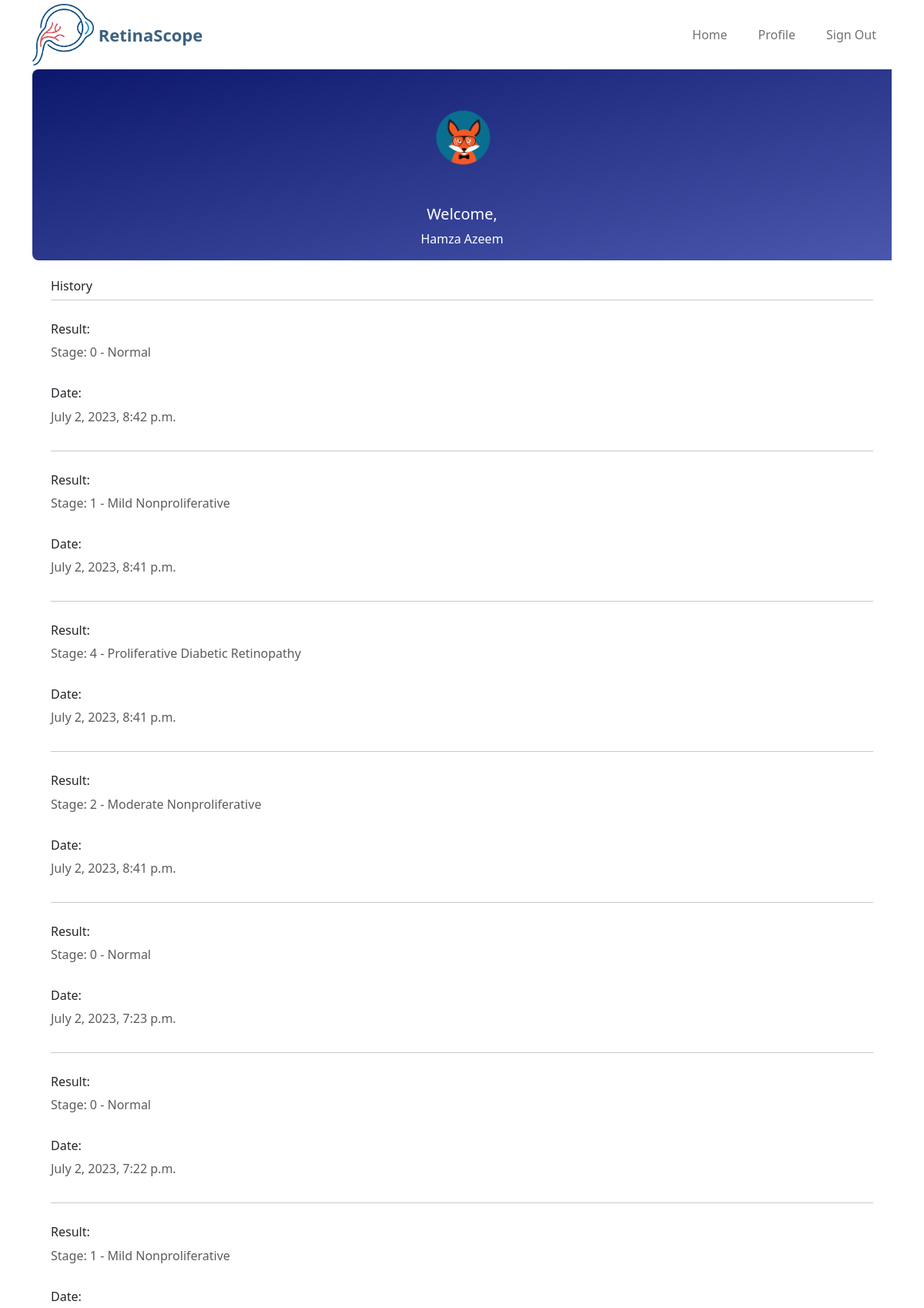
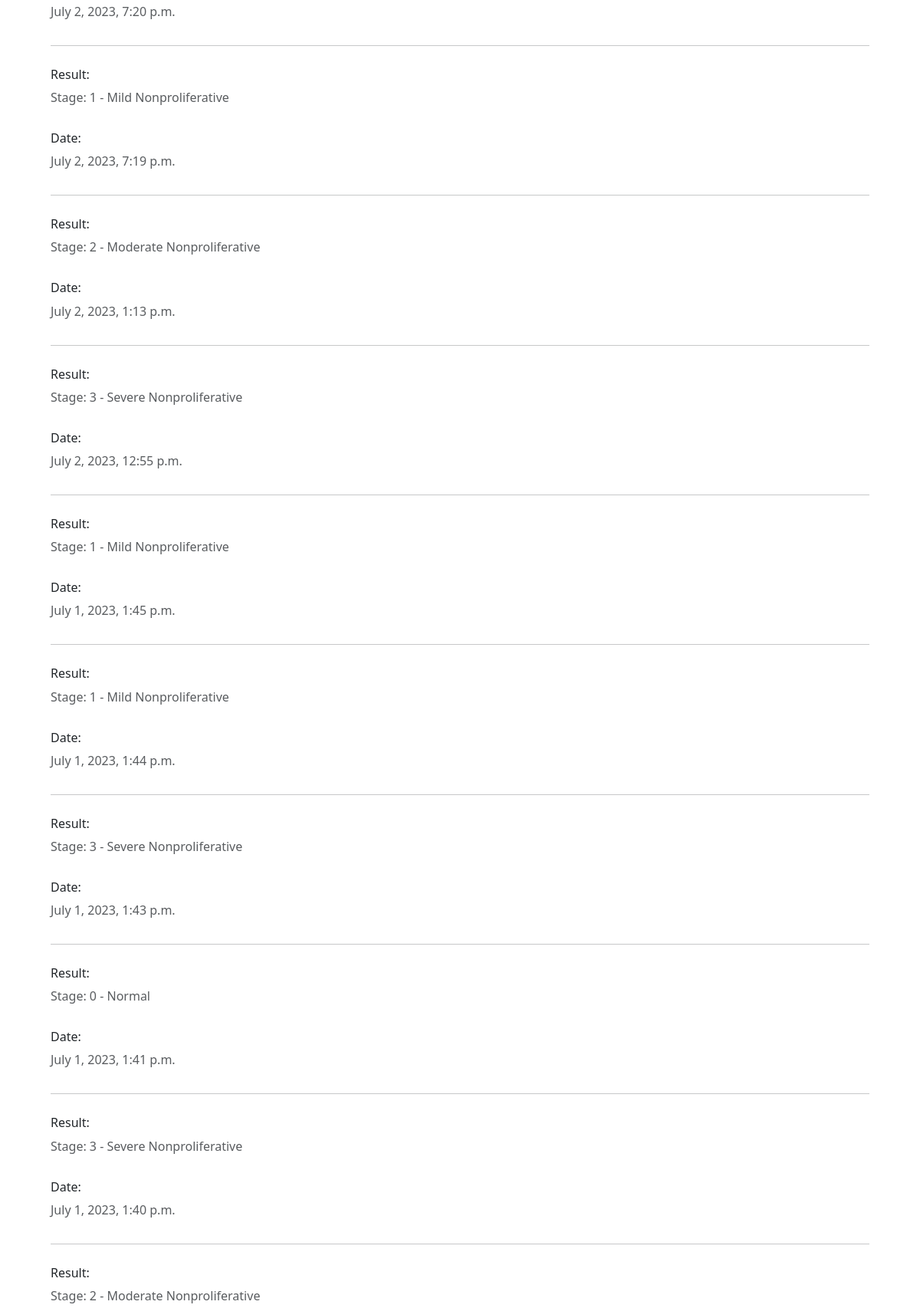
The app's page /profile/79/history (signed in, upper part) with its own data (2 pictures, top to bottom).
### retinoscope/models.py (models this page shows, shortened)
class History(models.Model):
    account = models.ForeignKey(Account, on_delete=models.CASCADE)
    date = models.DateTimeField(default=timezone.now)
    result = models.IntegerField(default=-1)

### retinoscope/views.py (the view)
# urls.py: path("profile/<int:pk>/history", views.get_history, name="history"),
def get_history(request, pk):
    if pk != request.user.id:
        raise PermissionDenied
    else:
        account = get_object_or_404(Account, user_id=pk)
        history_list = account.history_set.all().order_by('-date')
        empty = len(history_list)
        return render(request, "retinoscope/history2.html", {"history_list": history_list,
                                                            "empty": empty,
                                                            'class0':0,
                                                            'class1':1,
                                                            'class2':2,
                                                            'class3':3,
                                                            'class4':4})

### retinoscope/templates/retinoscope/history2.html (shortened to what this page needs)
{% load static %}
<!doctype html>
<html lang="en">
<head>
  <link href="{% static 'retinoscope/bootstrap.min.css' %}" rel="stylesheet">
  <link href="{% static 'retinoscope/bootstrap-icons.css' %}" rel="stylesheet">
  <link href="{% static 'retinoscope/profile3.css' %}" rel="stylesheet">
</head>
<body id="section_1">
  <nav class="navbar navbar-expand-lg bshadow-lg  ">
    <div class="container">
      <a class="navbar-brand" href="{% url 'index' %}">
        <img src="{% static 'retinoscope/media/logo.png' %}" class="logo img-fluid" alt="RetinaScope">
        <span>
          RetinaScope
        </span>
      </a>
      <div class="collapse navbar-collapse" id="navbarNav">
        <ul class="navbar-nav ms-auto">
          <li class="nav-item">
            <a class="nav-link click-scroll" href="{% url 'index' %}">Home</a>
          </li>
          {% if user.is_authenticated %}
          <li class="nav-item">
            <a class="nav-link click-scroll" href="{% url 'profile' pk=request.user.pk %}">Profile</a>
          </li>
          <li class="nav-item">
            <a class="nav-link click-scroll" href="{% url 'logout' %}">Sign Out</a>
          </li>
          {% endif %}
        </ul>
      </div>
    </div>
  </nav>
  <section class="vh-100" ;>
    <div class="container py-6 h-100">
      <div class="row d-flex justify-content-center align-items-center h-300">
        <div class="col col-lg-12 mb-10 mb-lg-0">
          <div class="row g-0">
            <div class="col-lg-12 gradient-custom text-center text-white"
              style="border-top-left-radius: .5rem; border-bottom-left-radius: .5rem;">
              <img src="{% static 'retinoscope/media/avatar2.png' %}" alt="Avatar"
                class="img-fluid my-5" style="width: 80px;" />
              <h5>Welcome,</h5>
              <p>{{ user.first_name }} {{ user.last_name }}</p>
            </div>
            <div class="col-lg-12">
              <div class="card-body p-4">
                <h6>History</h6>
                <hr class="mt-0 mb-4">
                {% if user.is_authenticated %}
                {% if empty == 0 %}
                <h2> Your history is empty!</h2>
                {% else %}
                {% for history in history_list %}
                <div class="row pt-1">
                  <div class="col-12 mb-3">
                    <h6>Result:</h6>
                    {% if history.result == class0 %}
                    <p class="text-muted">Stage: {{ history.result }} - Normal </p>
                    {% elif history.result == class1 %}
                    <p class="text-muted">Stage: {{ history.result }} - Mild Nonproliferative </p>
                    {% elif history.result == class2 %}
                    <p class="text-muted">Stage: {{ history.result }} - Moderate Nonproliferative </p>
                    {% elif history.result == class3 %}
                    <p class="text-muted">Stage: {{ history.result }} - Severe Nonproliferative </p>
                    {% else %}
                    <p class="text-muted">Stage: {{ history.result }} - Proliferative Diabetic Retinopathy </p>
                    {% endif %}
                  </div>
                  <div class="col-12 mb-3">
                    <h6>Date:</h6>
                    <p class="text-muted">{{ history.date }}</p>
                  </div>
                </div>
                <hr class="mt-0 mb-4">
                {% endfor %}
                {% endif %}
                {% endif %}
              </div>
            </div>
          </div>
        </div>
      </div>
    </div>
  </section>
</body>
</html>

### retinoscope/static/retinoscope/profile3.css (style rules this page uses)
.navbar { background: var(--white-color); z-index: 9; padding-top: 0; padding-bottom: 0; }
.navbar-brand { color: #3d6180; font-size: 22px; font-weight: 700; }
.navbar-brand span { display: inline-block; vertical-align: middle; }
.logo { width: 80px; height: auto; }
.navbar-expand-lg .navbar-nav .nav-link { margin-right: 0; margin-left: 0; padding: 20px; }
.navbar-nav .nav-link { display: inline-block; color:#717275; font-size: 16px; font-weight: 400; position: relative; padding-top: 15px; padding-bottom: 15px; }
.gradient-custom { background: #131552; background: -webkit-linear-gradient(to right bottom, rgb(101, 130, 246), rgb(133, 157, 253)); background: linear-gradient(to right bottom, rgb(12, 24, 107), rgb(73, 87, 172)); width: 200%; }
.vh-100 { background:white; }
a, button { touch-action: manipulation; transition: all 0.3s; }
a { color: #717275; text-decoration: none; }
ul li { color:#717275; font-size: 16px; font-weight: 400; }

### records on screen
History: result "0", date "July 2, 2023, 8:42 p.m."
History: result "1", date "July 2, 2023, 8:41 p.m."
History: result "4", date "July 2, 2023, 8:41 p.m."
History: result "2", date "July 2, 2023, 8:41 p.m."
History: result "0", date "July 2, 2023, 7:23 p.m."
History: result "0", date "July 2, 2023, 7:22 p.m."
History: result "1", date "July 2, 2023, 7:20 p.m."
History: result "1", date "July 2, 2023, 7:19 p.m."
History: result "2", date "July 2, 2023, 1:13 p.m."
History: result "3", date "July 2, 2023, 12:55 p.m."
History: result "1", date "July 1, 2023, 1:45 p.m."
History: result "1", date "July 1, 2023, 1:44 p.m."
History: result "3", date "July 1, 2023, 1:43 p.m."
History: result "0", date "July 1, 2023, 1:41 p.m."
History: result "3", date "July 1, 2023, 1:40 p.m."
History: result "2"

### other values on screen
{{ user.first_name }} "Hamza"
{{ user.last_name }} "Azeem"
